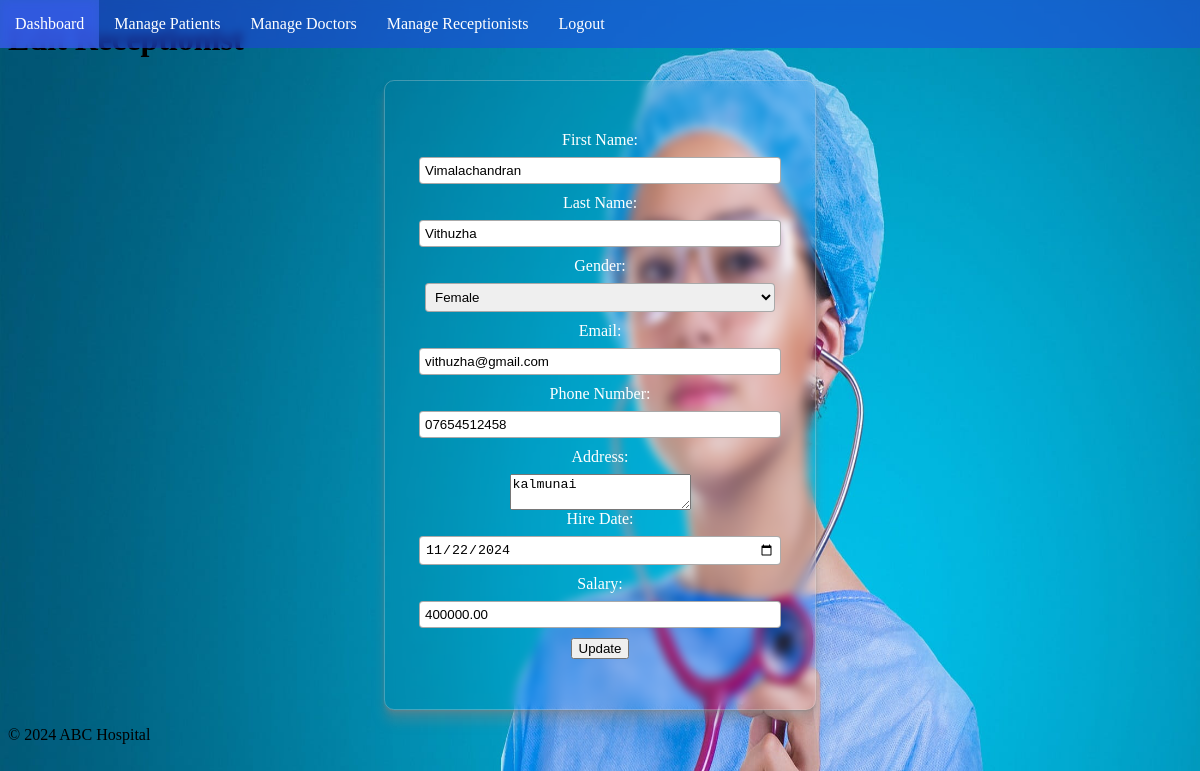
Screenshot of /abc_hospital/admins/edit_receptionist.php?id=4 (signed in) with the database file from the repository.
### tables this page shows
CREATE TABLE `receptionists` (
  `receptionist_id` int(11) NOT NULL,
  `first_name` varchar(50) DEFAULT NULL,
  `last_name` varchar(50) DEFAULT NULL,
  `gender` enum('Male','Female','Other') DEFAULT NULL,
  `email` varchar(100) DEFAULT NULL,
  `phone_number` varchar(15) DEFAULT NULL,
  `address` text DEFAULT NULL,
  `hire_date` date DEFAULT NULL,
  `salary` decimal(10,2) DEFAULT NULL
);

### abc_hospital/admins/edit_receptionist.php (the view, shortened to what this page needs)
<?php
include('../config.php');
if (isset($_GET['id'])) {
    $receptionist_id = intval($_GET['id']);
    $stmt = $conn->prepare("SELECT * FROM receptionists WHERE receptionist_id = ?");
    $stmt->bind_param("i", $receptionist_id);
    $stmt->execute();
    $result = $stmt->get_result();
    $receptionist = $result->fetch_assoc();
} else {
    echo "Invalid Request!";
    exit();
}
?>
<!DOCTYPE html>
<html lang="en">
<head>
    <link rel="stylesheet" href="../css/form_style.css?version=1">
    <link rel="stylesheet" href="../css/Dashboard_Navigation.css?version=1">
</head>
<body>
    <div class="nav">
        <ul>
            <li><a href="admin_dashboard.php">Dashboard</a></li>
            <li><a href="manage_patients.php">Manage Patients</a></li>
            <li><a href="manage_doctors.php">Manage Doctors</a></li>
            <li><a href="manage_receptionists.php">Manage Receptionists</a></li>
            <li><a href="../logout.php">Logout</a></li>
        </ul>
    </div>
    <header>
        <h1>Edit Receptionist</h1>
    </header>
    <main>
        <form method="POST" action="">
            <label for="first_name">First Name:</label>
            <input type="text" id="first_name" name="first_name" value="<?php echo htmlspecialchars($receptionist['first_name']); ?>" required>
            <label for="last_name">Last Name:</label>
            <input type="text" id="last_name" name="last_name" value="<?php echo htmlspecialchars($receptionist['last_name']); ?>" required>
            <label for="gender">Gender:</label>
            <select id="gender" name="gender" required>
                <option value="Female" <?php echo $receptionist['gender'] == 'Female' ? 'selected' : ''; ?>>Female</option>
            </select>
            <label for="email">Email:</label>
            <input type="email" id="email" name="email" value="<?php echo htmlspecialchars($receptionist['email']); ?>" required>
            <label for="phone_number">Phone Number:</label>
            <input type="text" id="phone_number" name="phone_number" value="<?php echo htmlspecialchars($receptionist['phone_number']); ?>" required>
            <label for="address">Address:</label>
            <textarea id="address" name="address" required><?php echo htmlspecialchars($receptionist['address']); ?></textarea>
            <label for="hire_date">Hire Date:</label>
            <input type="date" id="hire_date" name="hire_date" value="<?php echo htmlspecialchars($receptionist['hire_date']); ?>" required>
            <label for="salary">Salary:</label>
            <input type="number" id="salary" name="salary" value="<?php echo htmlspecialchars($receptionist['salary']); ?>" required>
            <button type="submit">Update</button>
        </form>
    </main>
    <footer>
        <p>&copy; 2024 ABC Hospital</p>
    </footer>
</body>
</html>

### abc_hospital/css/form_style.css (style rules this page uses)
form { max-width: 350px; margin: auto; padding: 15px; border: 1px solid rgb(221, 221, 221, 0.3); border-radius: 5px; display: flex; flex-direction: column; align-items: center; padding: 50px 40px; color: white; border-radius: 10px; box-shadow: 0 0.4px 0.4px rgba(128, 128, 128, 0.109), 0 1px 1px rgba(128, 128, 128, 0.155), 0 2.1px 2.1px rgba(128, 128, 128, 0.195), 0 4.4px 4.4px rgba(128, 128, 128, 0.241), 0 12px 12px rgba(128, 128, 128, 0.35); backdrop-filter: blur(5px); }
label { display: block; margin-bottom: 8px; }
input, select { width: 100%; padding: 5px; margin-bottom: 10px; border: 1px solid rgba(163, 163, 163, 0.919); border-radius: 4px; }

### abc_hospital/css/Dashboard_Navigation.css (style rules this page uses)
ul { list-style-type: none; margin: 0; padding: 0; overflow: hidden; }
.nav { background-color: rgb(38, 61, 234, 0.5); position: fixed; left: 0; top: 0; width: 100%; color: white; text-align: center; backdrop-filter: blur(5px); }
li { float: left; }
li a { display: block; text-align: center; padding: 15px; text-decoration: none; color: white ; }

### abc_hospital/admins/edit_receptionist.php (style rules this page uses)
body { background-image: url("../images/img8.jpg"); background-repeat: no-repeat; background-attachment: fixed; background-size: 100% 150%; }

### rows the page displays
receptionists: first_name "Vimalachandran", last_name "Vithuzha", gender "Female", email "vithuzha@gmail.com", phone_number "07654512458", address "kalmunai", hire_date "11/22/2024", salary "400000.00"
